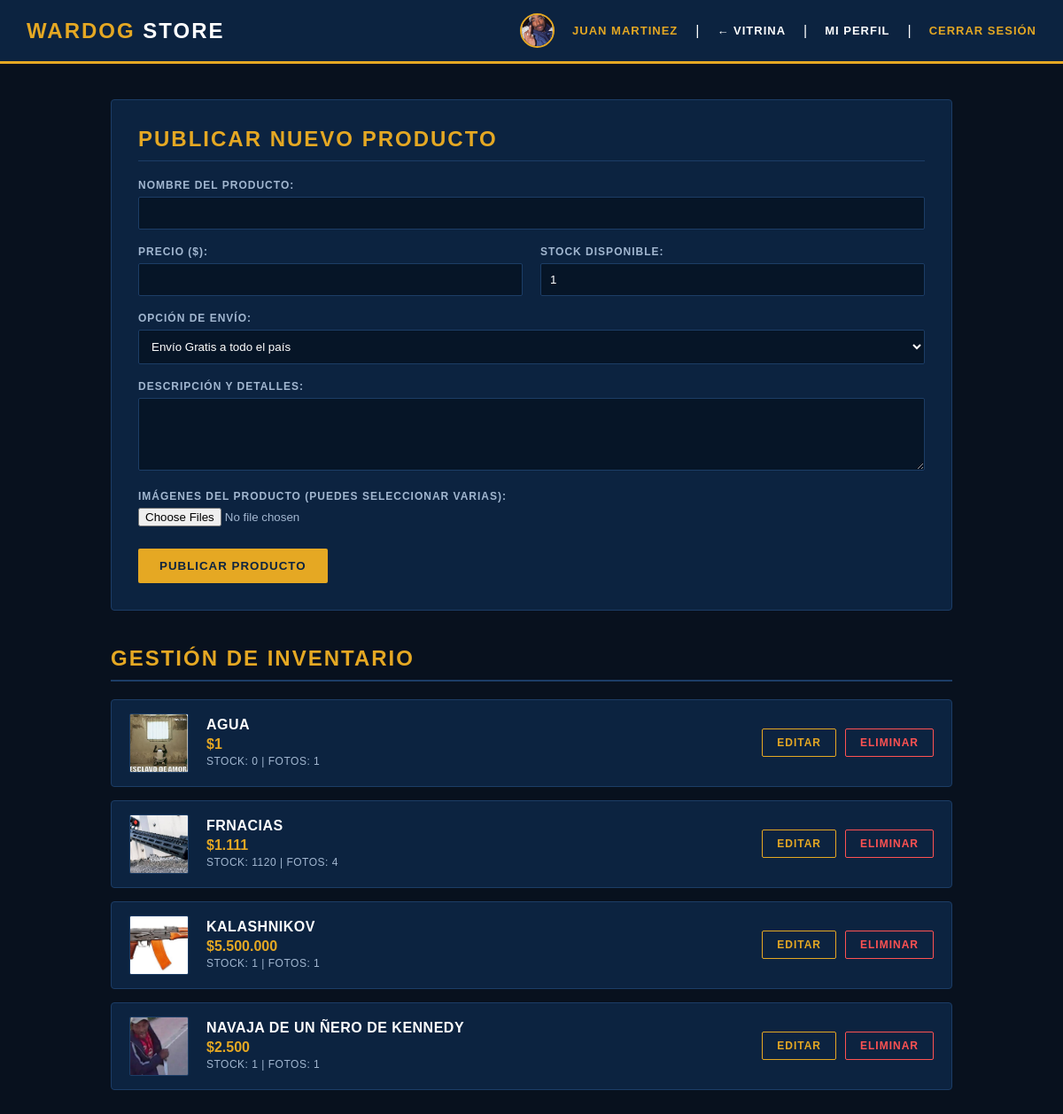
Before: /vendedor (signed in) with the older database file.
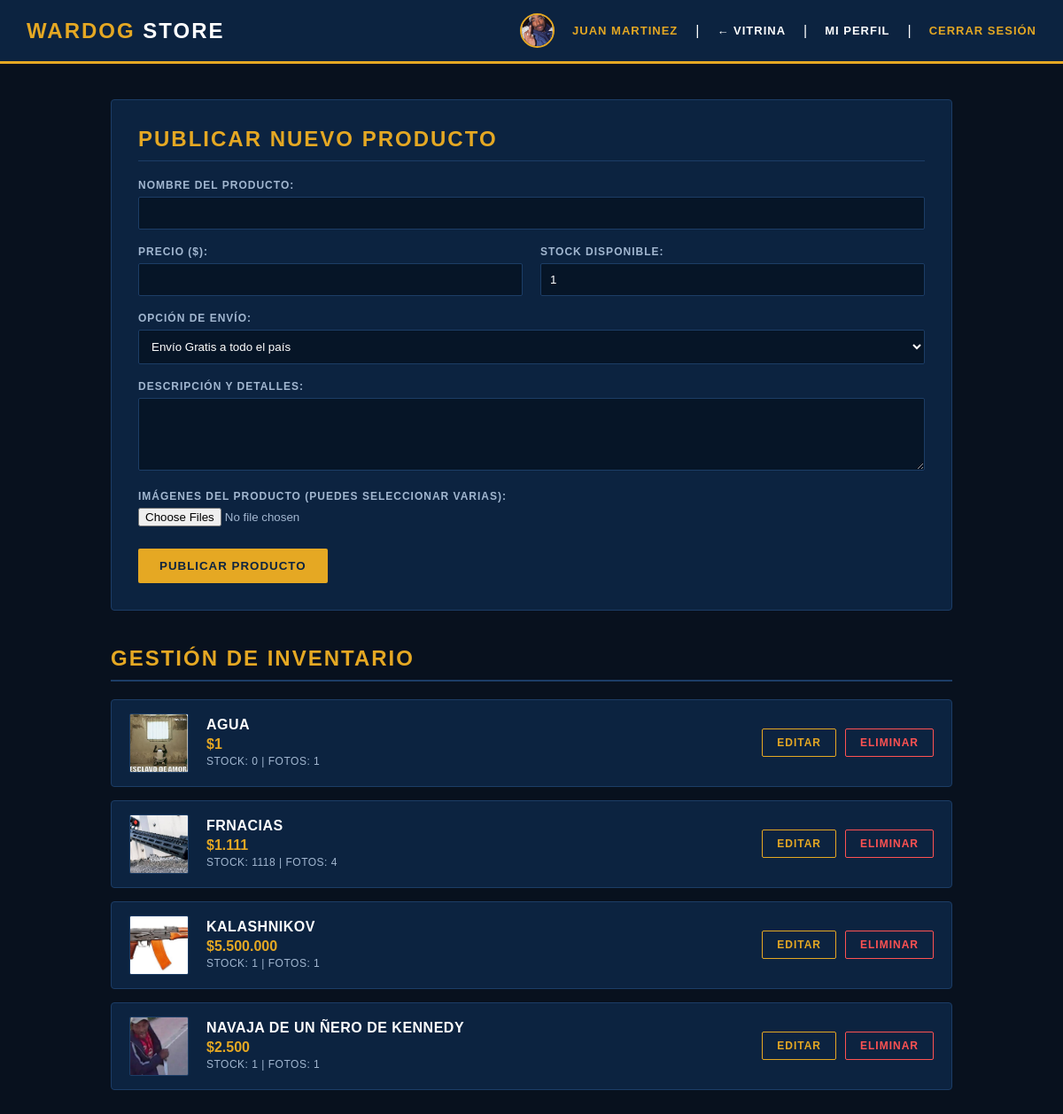
After: the same page with the newer database file.
### app.py (models this page shows)
class Producto(db.Model):
    id = db.Column(db.Integer, primary_key=True)
    nombre = db.Column(db.String(100), nullable=False)
    precio = db.Column(db.Float, nullable=False)
    stock = db.Column(db.Integer, nullable=False, default=1)
    descripcion = db.Column(db.Text, default='Sin especificaciones detalladas.')
    envio = db.Column(db.String(100), default='Envío Nacional Estándar')
    vendedor_id = db.Column(db.Integer, db.ForeignKey('usuario.id'), nullable=False)
    vendedor = db.relationship('Usuario', backref=db.backref('productos', lazy=True))
    imagenes = db.relationship('FotoProducto', backref='producto', cascade='all, delete-orphan', lazy=True)

class FotoProducto(db.Model):
    id = db.Column(db.Integer, primary_key=True)
    ruta = db.Column(db.String(300), nullable=False)
    producto_id = db.Column(db.Integer, db.ForeignKey('producto.id'), nullable=False)

### app.py (the view)
@app.route('/vendedor')
def vista_vendedor():
    if session.get('usuario_rol') != 'vendedor':
        flash('Acceso denegado: Esta área es exclusiva para vendedores.')
        return redirect(url_for('login'))
    usuario = Usuario.query.get(session['usuario_id'])
    productos = Producto.query.filter_by(vendedor_id=usuario.id).all()
    return render_template('vendedor.html', productos=productos, usuario=usuario)

### app.py (called while the page is built)
@app.template_filter('formato_precio')
def formato_precio(valor):
    try:
        return f"{int(valor):,}".replace(",", ".")
    except (ValueError, TypeError):
        return valor

### templates/vendedor.html (shortened to what the changed rows need)
<!DOCTYPE html>
<html lang="es">
<head>
</head>
<body style="font-family: 'Arial', sans-serif; margin: 0; padding: 0; background-color: #08111e; color: #ffffff;">
    <header style="background-color: #0c2340; border-bottom: 3px solid #e5a823; padding: 15px 30px; display: flex; justify-content: space-between; align-items: center;">
        <h1 style="margin: 0; font-size: 24px; color: #ffffff; letter-spacing: 2px; text-transform: uppercase;">
            <span style="color: #e5a823;">WARDOG</span> STORE
        </h1>
    </header>
    <main style="max-width: 950px; margin: 40px auto; padding: 0 20px;">
        <div style="background-color: #0c2340; border: 1px solid #1c3d66; padding: 30px; border-radius: 4px; margin-bottom: 40px;">
            <h2 style="margin-top: 0; text-transform: uppercase; letter-spacing: 2px; color: #e5a823; border-bottom: 1px solid #1c3d66; padding-bottom: 10px;">
                Publicar Nuevo Producto
            </h2>
        </div>
        <h2 style="text-transform: uppercase; letter-spacing: 2px; border-bottom: 2px solid #1c3d66; padding-bottom: 10px; color: #e5a823;">
            Gestión de Inventario
        </h2>
        <div style="display: flex; flex-direction: column; gap: 15px; margin-top: 20px;">
            {% for prod in productos %}
                <div style="background-color: #0c2340; border: 1px solid #1c3d66; border-radius: 4px; padding: 15px 20px; display: flex; align-items: center; justify-content: space-between;">
                    <div style="display: flex; align-items: center; gap: 20px;">
                        <img src="{{ prod.imagenes[0].ruta if prod.imagenes else '/static/uploads/default_product.png' }}" width="65" height="65" style="object-fit: cover; border-radius: 2px; border: 1px solid #1c3d66;">
                        <div>
                            <strong style="text-transform: uppercase; font-size: 16px; letter-spacing: 0.5px; color: #ffffff;">{{ prod.nombre }}</strong>
                            <p style="margin: 4px 0 0 0; color: #e5a823; font-weight: bold;">${{ prod.precio | formato_precio }}</p>
                            <span style="font-size: 12px; color: #a2b7d0; text-transform: uppercase; letter-spacing: 0.5px;">
                                Stock: {{ prod.stock }} | Fotos: {{ prod.imagenes | length }}
                            </span>
                        </div>
                    </div>
                    <div style="display: flex; gap: 10px; align-items: center;">
                        <a href="{{ url_for('editar_producto', id=prod.id) }}" style="background-color: transparent; border: 1px solid #e5a823; color: #e5a823; padding: 8px 16px; border-radius: 2px; text-decoration: none; font-size: 12px; font-weight: bold; text-transform: uppercase; letter-spacing: 1px;">
                            Editar
                        </a>
                        <form action="/vendedor/producto/eliminar/{{ prod.id }}" method="POST" style="margin: 0;">
                            <button type="submit" style="background-color: transparent; border: 1px solid #ff5252; color: #ff5252; padding: 8px 16px; border-radius: 2px; cursor: pointer; font-size: 12px; font-weight: bold; text-transform: uppercase; letter-spacing: 1px;">
                                Eliminar
                            </button>
                        </form>
                    </div>
                </div>
            {% else %}
                <div style="background-color: #0c2340; border: 1px solid #1c3d66; padding: 30px; text-align: center; border-radius: 4px; color: #a2b7d0; text-transform: uppercase; letter-spacing: 1px;">
                    No has publicado ningún producto todavía.
                </div>
            {% endfor %}
        </div>
    </main>
</body>
</html>

Changed rows visible on the page:
changed Producto "FRNACIAS": stock "1120" → "1118"
